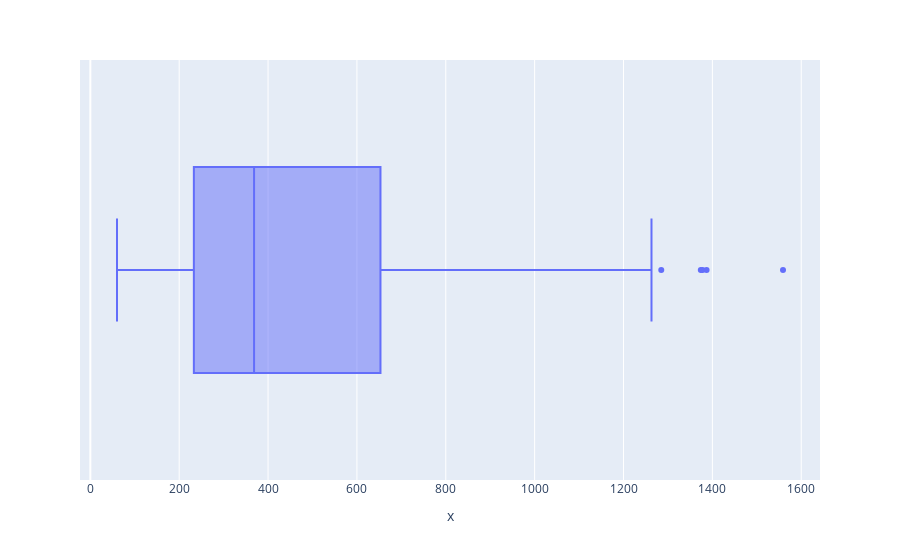

Here is the notebook cell this chart was saved with:
### Code cell
px.box(x=df_orders_drop_null_eta['m_order_eta'])

### Figure 1 — Plotly figure (JSON) as saved in the notebook; plotly's stock layout.template omitted (floating-point values rounded to 4 significant figures; data arrays with more than 128 entries replaced by an {"elided": "..."} marker saying what was removed)
{"data": [{"alignmentgroup": "True", "hovertemplate": "x=%{x}<extra></extra>", "legendgroup": "", "marker": {"color": "#636efa"}, "name": "", "notched": false, "offsetgroup": "", "orientation": "h", "showlegend": false, "type": "box", "x": {"elided": "2814 int values"}, "x0": " ", "xaxis": "x", "y0": " ", "yaxis": "y"}], "layout": {"boxmode": "group", "legend": {"tracegroupgap": 0}, "margin": {"t": 60}, "xaxis": {"anchor": "y", "domain": [0, 1], "title": {"text": "x"}}, "yaxis": {"anchor": "x", "domain": [0, 1]}}}
